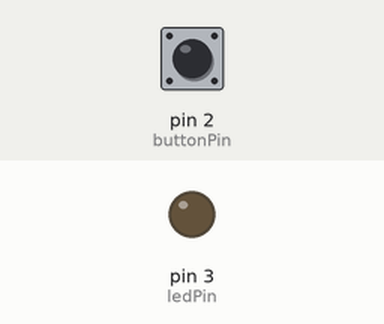
Simulated run of this sketch. Board: Arduino Uno, built with avr-gcc and run on an emulated ATmega328P. Parts: output pins drawn as LEDs (lit = HIGH). The inputs (shaded band) are chosen by the test bench; at power-on: pin 2 (buttonPin) LOW.

Above: at 1.2 s.
1.3 s: pin 2 (buttonPin) pulled HIGH for 0.15 s
At 1.37 s:
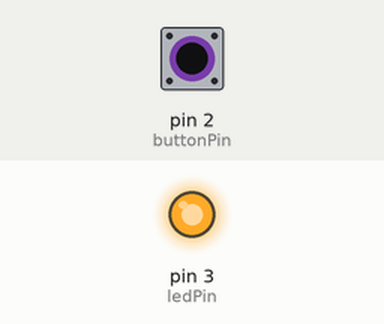
2.9 s: pin 2 (buttonPin) pulled HIGH for 3.2 s
At 7.4 s:
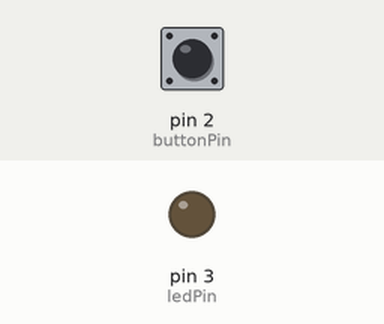
Timing chart, 0 to 8.9 s (numbered marks = the images above; inputs shaded):
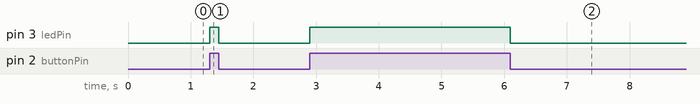

Measured:
- after the input at 1.3 s, pin 3 (ledPin): LOW → HIGH at once, → LOW 0.15 s later
- after the input at 2.9 s, pin 3 (ledPin): LOW → HIGH at once, → LOW 3.2 s later

The sketch:

Button_Controlled_LED.ino
```cpp
int buttonPin = 2;
int ledPin = 3;

void setup() {
  pinMode(buttonPin, INPUT);
  pinMode(ledPin, OUTPUT);
}

void loop() {
  int buttonState = digitalRead(buttonPin);

  if (buttonState == HIGH) {
    digitalWrite(ledPin, HIGH);
  }
  else {
    digitalWrite(ledPin, LOW);
  }
}
```
